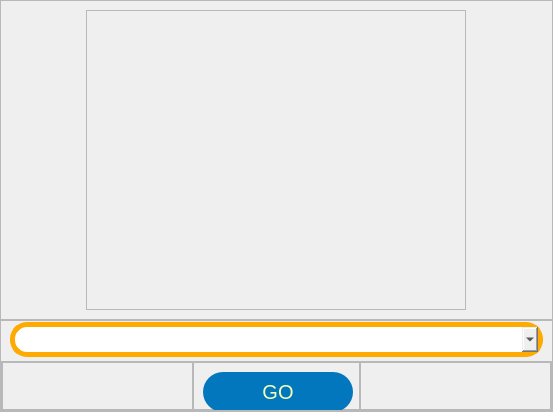
            <widget class="QWidget" name="Home_Page_Screen">
             <layout class="QVBoxLayout" name="verticalLayout_4">
              <property name="spacing">
               <number>0</number>
              </property>
              <property name="leftMargin">
               <number>0</number>
              </property>
              <property name="topMargin">
               <number>0</number>
              </property>
              <property name="rightMargin">
               <number>0</number>
              </property>
              <property name="bottomMargin">
               <number>0</number>
              </property>
              <item>
               <widget class="QFrame" name="frame_content_home">
                <property name="frameShape">
                 <enum>QFrame::NoFrame</enum>
                </property>
                <property name="frameShadow">
                 <enum>QFrame::Raised</enum>
                </property>
                <layout class="QVBoxLayout" name="verticalLayout_7">
                 <property name="spacing">
                  <number>0</number>
                 </property>
                 <property name="leftMargin">
                  <number>0</number>
                 </property>
                 <property name="topMargin">
                  <number>0</number>
                 </property>
                 <property name="rightMargin">
                  <number>0</number>
                 </property>
                 <property name="bottomMargin">
                  <number>0</number>
                 </property>
                 <item>
                  <widget class="QFrame" name="frame_15">
                   <property name="frameShape">
                    <enum>QFrame::StyledPanel</enum>
                   </property>
                   <property name="frameShadow">
                    <enum>QFrame::Raised</enum>
                   </property>
                  </widget>
                 </item>
                 <item>
                  <widget class="QFrame" name="frame_17">
                   <property name="minimumSize">
                    <size>
                     <width>0</width>
                     <height>310</height>
                    </size>
                   </property>
                   <property name="frameShape">
                    <enum>QFrame::StyledPanel</enum>
                   </property>
                   <property name="frameShadow">
                    <enum>QFrame::Raised</enum>
                   </property>
                   <layout class="QHBoxLayout" name="horizontalLayout_4">
                    <item>
                     <widget class="QFrame" name="Search_logo_frame">
                      <property name="minimumSize">
                       <size>
                        <width>380</width>
                        <height>300</height>
                       </size>
                      </property>
                      <property name="maximumSize">
                       <size>
                        <width>380</width>
                        <height>400</height>
                       </size>
                      </property>
                      <property name="toolTip">
                       <string/>
                      </property>
                      <property name="frameShape">
                       <enum>QFrame::StyledPanel</enum>
                      </property>
                      <property name="frameShadow">
                       <enum>QFrame::Raised</enum>
                      </property>
                      <layout class="QVBoxLayout" name="verticalLayout_12">
                       <property name="leftMargin">
                        <number>0</number>
                       </property>
                       <property name="topMargin">
                        <number>0</number>
                       </property>
                       <property name="rightMargin">
                        <number>0</number>
                       </property>
                       <property name="bottomMargin">
                        <number>1</number>
                       </property>
                       <item>
                        <widget class="QLabel" name="Search_logo">
                         <property name="sizePolicy">
                          <sizepolicy hsizetype="Expanding" vsizetype="Ignored">
                           <horstretch>0</horstretch>
                           <verstretch>0</verstretch>
                          </sizepolicy>
                         </property>
                         <property name="minimumSize">
                          <size>
                           <width>350</width>
                           <height>250</height>
                          </size>
                         </property>
                         <property name="maximumSize">
                          <size>
                           <width>390</width>
                           <height>300</height>
                          </size>
                         </property>
                         <property name="styleSheet">
                          <string notr="true"/>
                         </property>
                         <property name="text">
                          <string/>
                         </property>
                         <property name="pixmap">
                          <pixmap>UI_Functions/Resources/MOPy Cover_transparent.png</pixmap>
                         </property>
                         <property name="scaledContents">
                          <bool>true</bool>
                         </property>
                         <property name="alignment">
                          <set>Qt::AlignCenter</set>
                         </property>
                        </widget>
                       </item>
                      </layout>
                     </widget>
                    </item>
                   </layout>
                  </widget>
                 </item>
                 <item>
                  <widget class="QFrame" name="search_frame">
                   <property name="enabled">
                    <bool>true</bool>
                   </property>
                   <property name="maximumSize">
                    <size>
                     <width>16777215</width>
                     <height>200</height>
                    </size>
                   </property>
                   <property name="frameShape">
                    <enum>QFrame::StyledPanel</enum>
                   </property>
                   <property name="frameShadow">
                    <enum>QFrame::Raised</enum>
                   </property>
                   <layout class="QVBoxLayout" name="verticalLayout_6">
                    <property name="spacing">
                     <number>0</number>
                    </property>
                    <property name="leftMargin">
                     <number>0</number>
                    </property>
                    <property name="topMargin">
                     <number>0</number>
                    </property>
                    <property name="rightMargin">
                     <number>0</number>
                    </property>
                    <property name="bottomMargin">
                     <number>0</number>
                    </property>
                    <item>
                     <widget class="QFrame" name="Search_combo_frame">
                      <property name="minimumSize">
                       <size>
                        <width>0</width>
                        <height>40</height>
                       </size>
                      </property>
                      <property name="maximumSize">
                       <size>
                        <width>16777215</width>
                        <height>40</height>
                       </size>
                      </property>
                      <property name="toolTip">
                       <string>Click on drop down Button</string>
                      </property>
                      <property name="frameShape">
                       <enum>QFrame::NoFrame</enum>
                      </property>
                      <property name="frameShadow">
                       <enum>QFrame::Raised</enum>
                      </property>
                      <layout class="QHBoxLayout" name="horizontalLayout_5">
                       <property name="topMargin">
                        <number>1</number>
                       </property>
                       <property name="bottomMargin">
                        <number>150</number>
                       </property>
                       <item>
                        <widget class="QComboBox" name="combosearchbox">
                         <property name="minimumSize">
                          <size>
                           <width>533</width>
                           <height>35</height>
                          </size>
                         </property>
                         <property name="maximumSize">
                          <size>
                           <width>533</width>
                           <height>35</height>
                          </size>
                         </property>
                         <property name="focusPolicy">
                          <enum>Qt::NoFocus</enum>
                         </property>
                         <property name="toolTip">
                          <string>Click on drop down arrow to Reveal the Options to choose</string>
                         </property>
                         <property name="styleSheet">
                          <string notr="true">QComboBox{
	border: 5px solid rgb(255, 170, 0);
	font: 12pt &quot;Arial&quot;;
	border-radius: 17px;}


QComboBox:hover{
	border: 4px solid rgb(2, 119, 189);
}</string>
                         </property>
                         <item>
                          <property name="text">
                           <string/>
                          </property>
                         </item>
                         <item>
                          <property name="text">
                           <string>    Orbital Elements of an Orbit </string>
                          </property>
                         </item>
                         <item>
                          <property name="text">
                           <string>    Sensitive Analysis </string>
                          </property>
                         </item>
                         <item>
                          <property name="text">
                           <string>    Sphere of Influence</string>
                          </property>
                         </item>
                         <item>
                          <property name="text">
                           <string>    Information about some of the Major bodies</string>
                          </property>
                         </item>
                         <item>
                          <property name="text">
                           <string>    Euler Angles</string>
                          </property>
                         </item>
                         <item>
                          <property name="text">
                           <string>    Ground Tracking Visualization</string>
                          </property>
                         </item>
                         <item>
                          <property name="text">
                           <string>    State Vector and Velocity Vector Calculation</string>
                          </property>
                         </item>
                         <item>
                          <property name="text">
                           <string>    Orbital Transfer Graph sketcher</string>
                          </property>
                         </item>
                         <item>
                          <property name="text">
                           <string>    Calculation of Julian Day and Local Side real day</string>
                          </property>
                         </item>
                         <item>
                          <property name="text">
                           <string>    Position of one spacecraft relative to other</string>
                          </property>
                         </item>
                         <item>
                          <property name="text">
                           <string>    Caculating whether a satellite is in Planet's Shadow</string>
                          </property>
                         </item>
                         <item>
                          <property name="text">
                           <string>    Halo Orbit Visualization</string>
                          </property>
                         </item>
                         <item>
                          <property name="text">
                           <string>    Calculation of Various Parameters at a given point in Orbit </string>
                          </property>
                         </item>
                         <item>
                          <property name="text">
                           <string>    Lagrangian Coefficients</string>
                          </property>
                         </item>
                         <item>
                          <property name="text">
                           <string>    3-Body Problem </string>
                          </property>
                         </item>
                        </widget>
                       </item>
                      </layout>
                     </widget>
                    </item>
                    <item>
                     <widget class="QFrame" name="Go_btn_frame">
                      <property name="minimumSize">
                       <size>
                        <width>0</width>
                        <height>50</height>
                       </size>
                      </property>
                      <property name="maximumSize">
                       <size>
                        <width>16777215</width>
                        <height>50</height>
                       </size>
                      </property>
                      <property name="frameShape">
                       <enum>QFrame::StyledPanel</enum>
                      </property>
                      <property name="frameShadow">
                       <enum>QFrame::Raised</enum>
                      </property>
                      <layout class="QHBoxLayout" name="horizontalLayout_8">
                       <property name="spacing">
                        <number>0</number>
                       </property>
                       <property name="leftMargin">
                        <number>0</number>
                       </property>
                       <property name="topMargin">
                        <number>0</number>
                       </property>
                       <property name="rightMargin">
                        <number>0</number>
                       </property>
                       <property name="bottomMargin">
                        <number>0</number>
                       </property>
                       <item>
                        <widget class="QFrame" name="frame_2">
                         <property name="frameShape">
                          <enum>QFrame::StyledPanel</enum>
                         </property>
                         <property name="frameShadow">
                          <enum>QFrame::Raised</enum>
                         </property>
                        </widget>
                       </item>
                       <item>
                        <widget class="QFrame" name="frame_3">
                         <property name="maximumSize">
                          <size>
                           <width>167</width>
                           <height>300</height>
                          </size>
                         </property>
                         <property name="frameShape">
                          <enum>QFrame::StyledPanel</enum>
                         </property>
                         <property name="frameShadow">
                          <enum>QFrame::Raised</enum>
                         </property>
                         <layout class="QVBoxLayout" name="verticalLayout_13">
                          <item>
                           <widget class="QPushButton" name="Go_btn">
                            <property name="sizePolicy">
                             <sizepolicy hsizetype="Expanding" vsizetype="Expanding">
                              <horstretch>0</horstretch>
                              <verstretch>0</verstretch>
                             </sizepolicy>
                            </property>
                            <property name="minimumSize">
                             <size>
                              <width>150</width>
                              <height>40</height>
                             </size>
                            </property>
                            <property name="maximumSize">
                             <size>
                              <width>200</width>
                              <height>40</height>
                             </size>
                            </property>
                            <property name="font">
                             <font>
                              <pointsize>15</pointsize>
                              <weight>50</weight>
                              <bold>false</bold>
                             </font>
                            </property>
                            <property name="styleSheet">
                             <string notr="true">QPushButton{
	background-color:rgb(2, 119, 189);
	color:rgb(245, 255, 179);
	border-radius: 20px
}

QPushButton:hover{
	
	background-color: rgb(255, 170, 0);
}</string>
                            </property>
                            <property name="text">
                             <string>GO</string>
                            </property>
                           </widget>
                          </item>
                         </layout>
                        </widget>
                       </item>
                       <item>
                        <widget class="QFrame" name="frame_8">
                         <property name="frameShape">
                          <enum>QFrame::StyledPanel</enum>
                         </property>
                         <property name="frameShadow">
                          <enum>QFrame::Raised</enum>
                         </property>
                        </widget>
                       </item>
                      </layout>
                     </widget>
                    </item>
                   </layout>
                  </widget>
                 </item>
                 <item>
                  <widget class="QFrame" name="frame_16">
                   <property name="frameShape">
                    <enum>QFrame::StyledPanel</enum>
                   </property>
                   <property name="frameShadow">
                    <enum>QFrame::Raised</enum>
                   </property>
                  </widget>
                 </item>
                </layout>
               </widget>
              </item>
             </layout>
            </widget>
